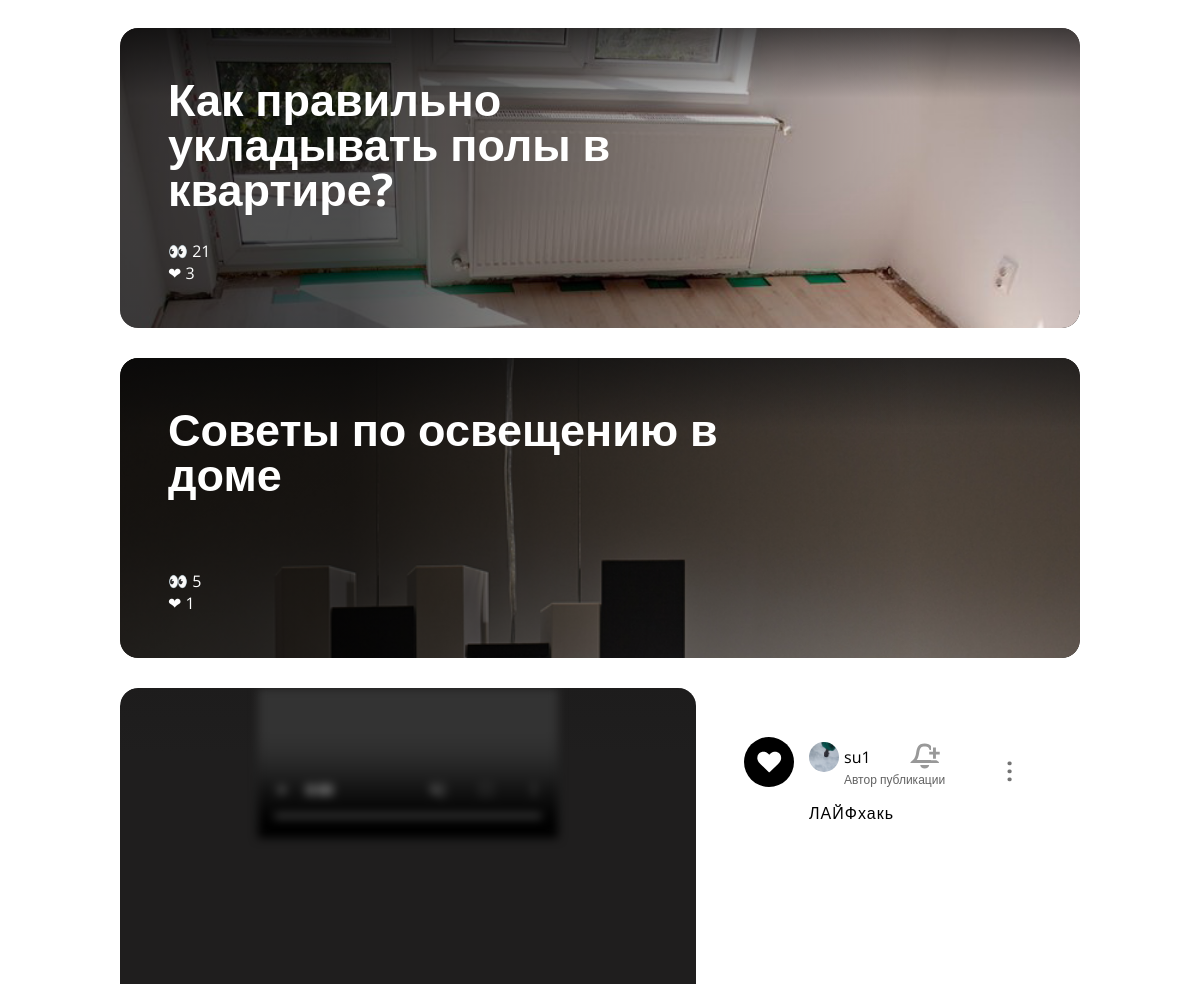
/account/one/1/ (middle part), run on an earlier commit of the app's database.
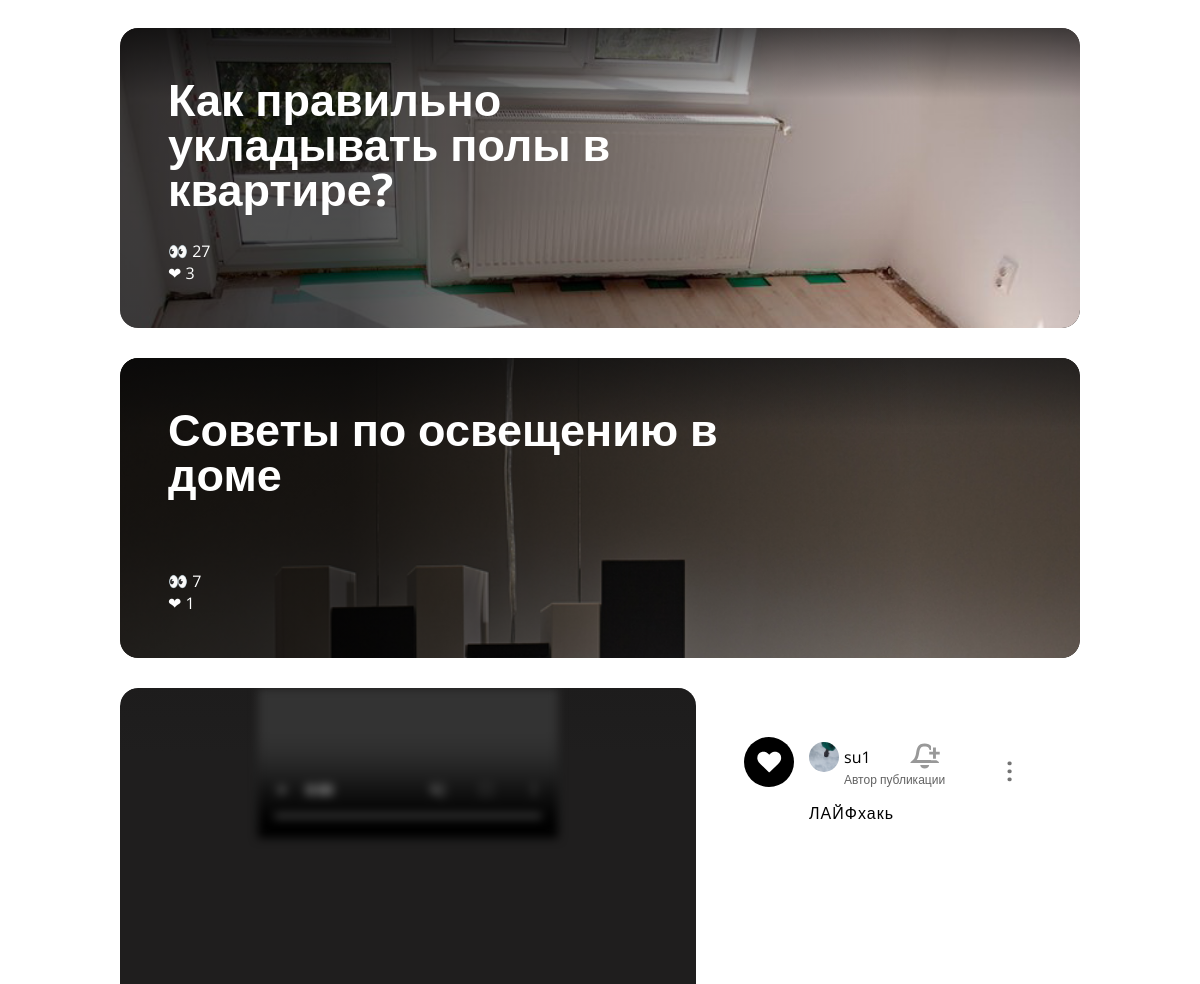
And on a later commit of the database.
### publicationapp/models.py (models this page shows, shortened)
class Publication(models.Model):
    title = models.CharField(max_length=135, verbose_name='Заголовок публикации')
    role = models.ForeignKey('PubRoles', on_delete=models.SET_DEFAULT, default=1, verbose_name='Вид публикации', blank=False)
    preview = models.FileField(max_length=200, upload_to='pub_media', validators=[FileExtensionValidator(['mp4', 'mov', 'png', 'jpg', 'jpeg', 'pdf'])], verbose_name='Превью')
    content_first_desc =  models.TextField(verbose_name='Текст перед фотографиями', default='')
    content_last_desc =  models.TextField(verbose_name='Текст после фотографий', blank=True, null=True, default='')
    author = models.ForeignKey(settings.AUTH_USER_MODEL, on_delete=models.DO_NOTHING, null=True, verbose_name='Автор')
    pushed = models.DateTimeField(auto_now_add=True, verbose_name='Дата и время публикации')
    cost_min = models.PositiveIntegerField(blank=True, default=0, verbose_name='бюджет от')
    cost_max = models.PositiveIntegerField(blank=True, default=1, verbose_name='бюджет до')
    seen_count = models.IntegerField(default=0, verbose_name='Сколько раз публикация была просмотрена')
    saved_count = models.IntegerField(default=0, verbose_name='Сколько раз публикация была сохранена')
    reported_count = models.IntegerField(default=0, verbose_name='Сколько раз на публикация было жалоб')
    shared_count = models.IntegerField(default=0, verbose_name='Сколько раз нажали поделиться публикацией')
    average_age_watchers = models.IntegerField(default=0, verbose_name='Средний возраст просмотревших')
    average_age_savers = models.IntegerField(default=0, verbose_name='Средний возраст сохранивших')
    class Meta:
        verbose_name = 'Публикация'
        verbose_name_plural = 'Публикации'
        ordering = ('-pushed',)

### authapp/views.py (the view)
# urls.py: path('one/<pk>/', authapp.AccountOneWatch.as_view(), name='account_one'),
class AccountOneWatch(ListView):
    model = User
    template_name = 'authapp/user_one.html'
    context_object_name = 'opened_user'
    allow_empty = False # сделать ответ на случай, если публикации с введённым id не существует
    def get_queryset(self):
        return User.objects.get(id=self.kwargs['pk'])
    def get_context_data(self, **kwargs):
        context = super(AccountOneWatch, self).get_context_data(**kwargs)
        user_role = User.objects.get(id=self.kwargs['pk']).role.id
        if self.request.user.is_authenticated:
            saved_urls = SavedPubs.objects.filter(saver_id=self.request.user)
            saved_pubs = [sp.pub_id.id for sp in saved_urls]
            subscribes_urls = UserSubscribes.objects.filter(subscriber_id=self.request.user)
            subscribing_authors = [sa.star_id.id for sa in subscribes_urls]
        else:
            saved_pubs = subscribing_authors  = None
        if user_role == 2 or user_role == 4:
            try:
                expert_info = ExpertInfo.objects.get(expert_id=self.kwargs['pk'])
                if expert_info.knowledge or expert_info.site or expert_info.site or expert_info.address or expert_info.whatsapp or expert_info.viber or expert_info.vk or expert_info.inst or expert_info.ok or expert_info.fb or expert_info.other:
                    expert_info = expert_info
                else:
                    expert_info = None
            except ObjectDoesNotExist:
                expert_info = None
            expert_pubs = Publication.objects.filter(author=self.kwargs['pk'])
            pub_has_tags = PubHasTags.objects.filter(pub_id__in=expert_pubs)
        else:
            expert_info = None
            expert_pubs = None
            pub_has_tags = None
        context.update({
            'expert_info': expert_info,
            'expert_pubs': expert_pubs,
            'pub_has_tags': pub_has_tags,
            'saved_pubs': saved_pubs,
            'subscribing_authors': subscribing_authors,
        })
        return context

### authapp/templates/authapp/user_one.html (shortened to what the changed rows need)
{% extends 'mainapp/base.html' %}
{% block css %}
  <link rel="stylesheet" href="/static/lib\css\style_header.css">
  <link rel="stylesheet" href="/static/lib\css\style_footer.css">
  <link rel="stylesheet" href="/static/lib\css\style_watch_designs.css">
  <link rel="stylesheet" href="/static/lib\css\style_watch_repairs.css">
  <link rel="stylesheet" href="/static/lib\css\style_watch_lifehacks.css">
  <link rel="stylesheet" href="/static/lib\css\style_watch_account.css">
{% endblock %}
{% block content %}
  {% if opened_user.role.id == 2 and opened_user.role.id == 4 %}
    <div class="pubs_container">
  {% else %}
    <div class="pubs_container" style="min-height: 600px;">
  {% endif %}
    {% if opened_user.role.id == 2 or opened_user.role.id == 4 %}
      {% if expert_pubs %}
        {% for pub in expert_pubs %}
          {% if pub.role.id == 11 %}
            <div class="pub_one repair" id="{{ pub.id }}">
              <div class="img_from_pub">
                <img src="{{ pub.preview.url }}" alt="">
                <div class="img_black_gradient"> </div>
              </div>
              <div class="pub_info">
                <p class="pub_title before_slides_ten">{{pub.title}}</p>
                <p class="pub_stats">👀 {{ pub.seen_count }}<br>
                                     ❤  {{ pub.saved_count }} </p>
              </div>
            </div>
          {% endif %}
        {% endfor %}
      {% endif %}
    {% endif %}
  </div>
{% endblock %}

What changed in the data, as far as the page shows it:
changed Publication "Как правильно укладывать полы в квартире?": seen_count "21" → "27"
changed Publication "Советы по освещению в доме": seen_count "5" → "7"
